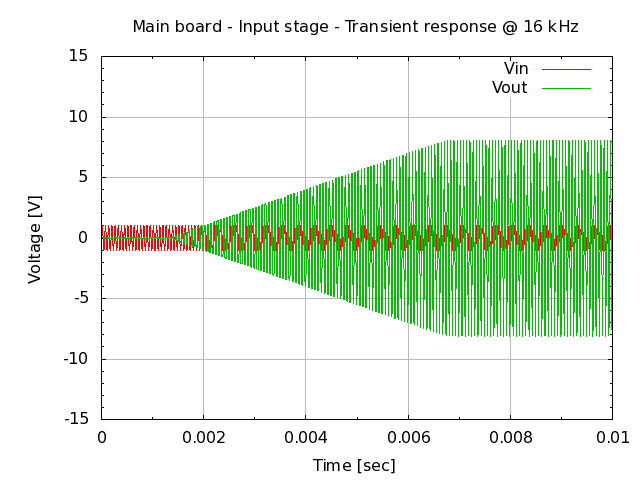

This chart was generated by the following gnuplot code:
# setup terminal
set term png

# setup graph
set output "26.003.00.02.03-1.png"
set title "Main board - Input stage - Transient response @ 16 kHz"

# setup Y-axis
set yrange [-15:15]
set grid ytics lt 1 lw 1 lc rgb "#bbbbbb"
set mytics
set ylabel "Voltage [V]"

# setup X-axis
set grid xtics lt 1 lw 1 lc rgb "#bbbbbb"
set mxtics
set xlabel "Time [sec]"

# setup plot style
set style data lines
plot '26.003.00.02.03.dat' using 1:2 title "Vin", \
     '26.003.00.02.03.dat' using 1:3 title "Vout"

# set output back to default
set output

# reset terminal type
set terminal pop
